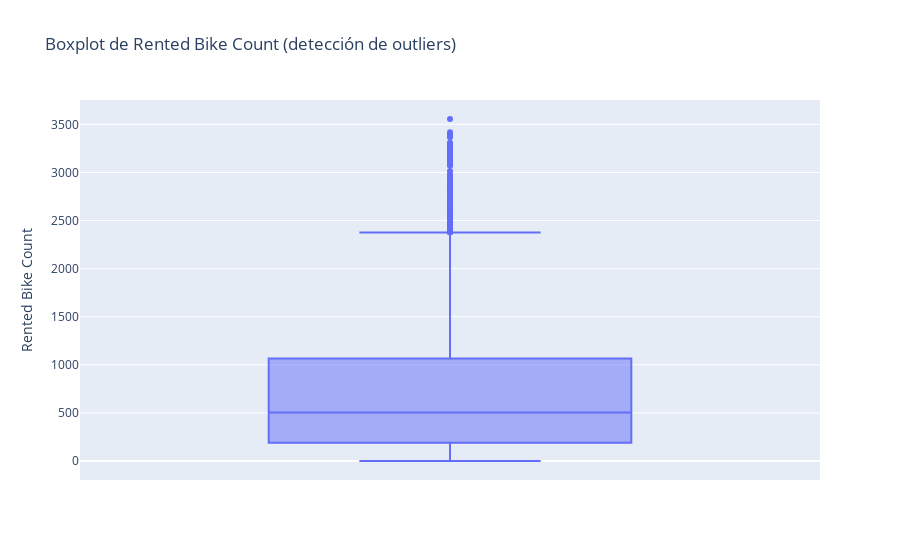

Notebook source saved alongside this figure:
### Markdown cell above
## 3) Boxplot para detectar outliers

### Elección recomendada:
- **Boxplot de `Rented Bike Count`**: detecta picos de demanda.
- **Boxplot de `Rented Bike Count` por estación (`Seasons`)**: permite ver si los extremos aparecen más en alguna estación.

### Code cell
# Boxplot general: outliers en la demanda
fig = px.box(
    df,
    y="Rented Bike Count",
    title="Boxplot de Rented Bike Count (detección de outliers)"
)
fig.show()

### Figure 1 — Plotly figure (JSON) as saved in the notebook; plotly's stock layout.template omitted (floating-point values rounded to 4 significant figures; data arrays with more than 128 entries replaced by an {"elided": "..."} marker saying what was removed)
{"data": [{"alignmentgroup": "True", "hovertemplate": "Rented Bike Count=%{y}<extra></extra>", "legendgroup": "", "marker": {"color": "#636efa"}, "name": "", "notched": false, "offsetgroup": "", "orientation": "v", "showlegend": false, "type": "box", "x0": " ", "xaxis": "x", "y": {"elided": "8760 int values"}, "y0": " ", "yaxis": "y"}], "layout": {"boxmode": "group", "legend": {"tracegroupgap": 0}, "title": {"text": "Boxplot de Rented Bike Count (detección de outliers)"}, "xaxis": {"anchor": "y", "domain": [0, 1]}, "yaxis": {"anchor": "x", "domain": [0, 1], "title": {"text": "Rented Bike Count"}}}}
